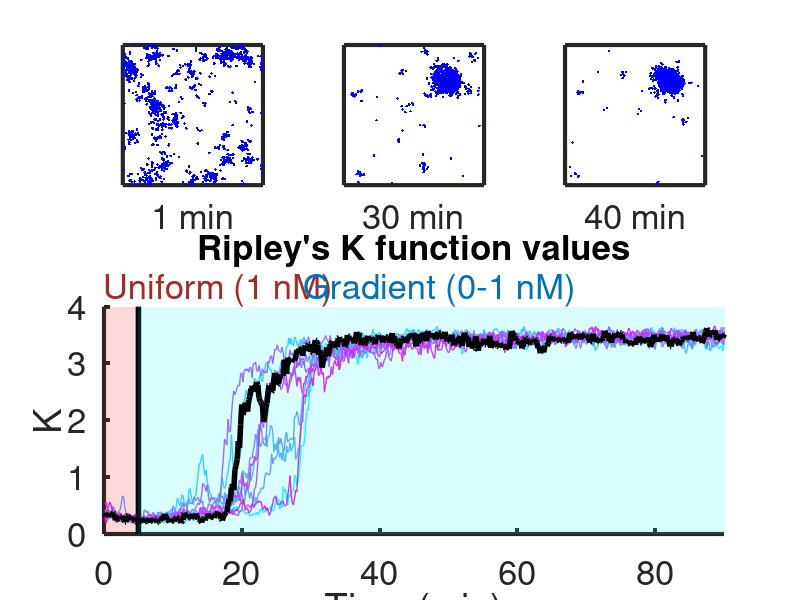

The MATLAB source for this figure:
% Simulations were performed with 3000 Cdc42, 170 Bem1-GEF, 30 Far1-GEF,
% and 2500 receptors, and the initial conditions were uniformly distributed 
% molecules. 1 nM uniform pheromone was applied from 0-5 min; a 0-1 nM 
% pheromone gradient was applied starting from 5 min.

% Plot Ripley's K function values.
load('FigureData/Figure6D.mat')
seeds = 10;
% Color map for the plots.
cmap = cool(seeds);
% Time in the unit of minutes.
time = (0:10:7000)/60;
figure('units','pixels','position',[300 300 800 700]); 
for j = 1:seeds
    subplot(6,6,19:36); hold on
    % Plot time series of K
    plot(time,K(j,:),'color',cmap(j, :),'linewidth',1)
end
% Mark the time point where uniform pheromone was switched to a pheromone
% gradient.
patch([0,0,300/60,300/60],[0,4,4,0],'r',...
    'edgecolor','r','facealpha',0.15,'edgealpha',0.15)
plot([300/60,300/60],[0,4],'k-','linewidth',4)
patch([7000/60,7000/60,300/60,300/60],[0,4,4,0],'c',...
    'edgecolor','c','facealpha',0.15,'edgealpha',0.15)
ylim([0,4])
xlim([0,90])
xlabel('Time (min)')
ylabel('K')
set(gca,'fontsize',25)
set(gca,'linewidth',3)
text(0,4.3,'Uniform (1 nM)','fontsize',25,'color','#A52A2A')
text(29,4.3,'Gradient (0-1 nM)','fontsize',25,'color','#0072BD')
title('Ripley''s K function values','fontsize',25,'position',[45,4.7])

% Mark one line of K in black and  plotted its snapshots of Cdc42-GTP
% at different time points. 
plot(time,K(2,:),'color','k','linewidth',4)
load('Coordinates/Figure6D_coordinates.mat')
L = 8.8623; % domain length
subplot(6,6,[1,2,7,8])
plot(x_1,y_1,'b.')
xticks([]); yticks([]); ylim([0,L]); xlim([0,L]); axis square;
xlabel('1 min','fontsize',25)
set(gca,'linewidth',3)

subplot(6,6,[3,4,9,10])
plot(x_2,y_2,'b.')
xticks([]); yticks([]); ylim([0,L]); xlim([0,L]); axis square;
xlabel('30 min','fontsize',25)
set(gca,'linewidth',3)

subplot(6,6,[5,6,11,12])
plot(x_3,y_3,'b.')
xticks([]); yticks([]); ylim([0,L]); xlim([0,L]); axis square;
xlabel('40 min','fontsize',25)
set(gca,'linewidth',3)